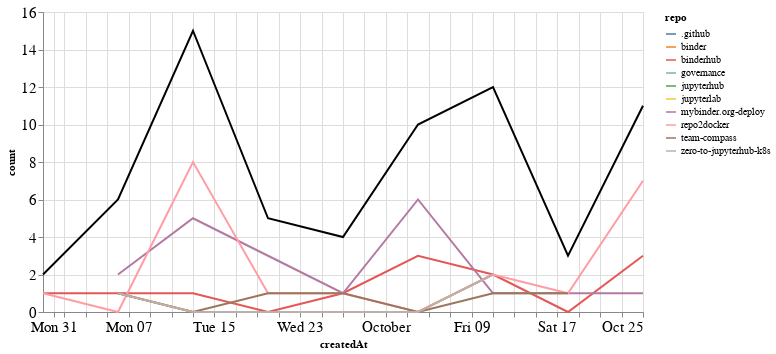

The notebook cell this image was saved under:
### Markdown cell above
## Comments

### Code cell
comments_time = comments.groupby('repo').resample('W', on='createdAt').count()['author'].reset_index()
comments_time = comments_time.rename(columns={'author': 'count'})
comments_time_total = comments_time.groupby('createdAt').agg({"count": "sum"}).reset_index()
ch1 = alt.Chart(comments_time, width=600).mark_line().encode(
    x='createdAt',
    y='count',
    color='repo',
    tooltip="repo"
)

ch2 = alt.Chart(comments_time_total, width=600).mark_line(color="black").encode(
    x='createdAt',
    y='count',
)

ch1 + ch2

### Figure 1 — Vega-Lite specification as saved in the notebook (floating-point values rounded to 4 significant figures)
{"config": {"axisLeft": {"labelFontSize": 15}, "axisBottom": {"labelFontSize": 15}}, "layer": [{"data": {"name": "data-3870bd68a19c2ddc4c0746429599e0fe"}, "mark": "line", "encoding": {"color": {"type": "nominal", "field": "repo"}, "tooltip": {"type": "nominal", "field": "repo"}, "x": {"type": "temporal", "field": "createdAt"}, "y": {"type": "quantitative", "field": "count"}}, "width": 600}, {"data": {"name": "data-59a640d21453fc69680a15b8fe22767f"}, "mark": {"type": "line", "color": "black"}, "encoding": {"x": {"type": "temporal", "field": "createdAt"}, "y": {"type": "quantitative", "field": "count"}}, "width": 600}], "$schema": "https://vega.github.io/schema/vega-lite/v4.8.1.json", "datasets": {"data-3870bd68a19c2ddc4c0746429599e0fe": [{"repo": ".github", "createdAt": "2020-10-04T00:00:00", "count": 1}, {"repo": "binder", "createdAt": "2020-09-06T00:00:00", "count": 1}, {"repo": "binder", "createdAt": "2020-09-13T00:00:00", "count": 0}, {"repo": "binder", "createdAt": "2020-09-20T00:00:00", "count": 0}, {"repo": "binder", "createdAt": "2020-09-27T00:00:00", "count": 0}, {"repo": "binder", "createdAt": "2020-10-04T00:00:00", "count": 0}, {"repo": "binder", "createdAt": "2020-10-11T00:00:00", "count": 2}, {"repo": "binderhub", "createdAt": "2020-08-30T00:00:00", "count": 1}, {"repo": "binderhub", "createdAt": "2020-09-06T00:00:00", "count": 1}, {"repo": "binderhub", "createdAt": "2020-09-13T00:00:00", "count": 1}, {"repo": "binderhub", "createdAt": "2020-09-20T00:00:00", "count": 0}, {"repo": "binderhub", "createdAt": "2020-09-27T00:00:00", "count": 1}, {"repo": "binderhub", "createdAt": "2020-10-04T00:00:00", "count": 3}, {"repo": "binderhub", "createdAt": "2020-10-11T00:00:00", "count": 2}, {"repo": "binderhub", "createdAt": "2020-10-18T00:00:00", "count": 0}, {"repo": "binderhub", "createdAt": "2020-10-25T00:00:00", "count": 3}, {"repo": "governance", "createdAt": "2020-10-11T00:00:00", "count": 1}, {"repo": "jupyterhub", "createdAt": "2020-09-13T00:00:00", "count": 1}, {"repo": "jupyterlab", "createdAt": "2020-10-11T00:00:00", "count": 1}, {"repo": "mybinder.org-deploy", "createdAt": "2020-09-06T00:00:00", "count": 2}, {"repo": "mybinder.org-deploy", "createdAt": "2020-09-13T00:00:00", "count": 5}, {"repo": "mybinder.org-deploy", "createdAt": "2020-09-20T00:00:00", "count": 3}, {"repo": "mybinder.org-deploy", "createdAt": "2020-09-27T00:00:00", "count": 1}, {"repo": "mybinder.org-deploy", "createdAt": "2020-10-04T00:00:00", "count": 6}, {"repo": "mybinder.org-deploy", "createdAt": "2020-10-11T00:00:00", "count": 1}, {"repo": "mybinder.org-deploy", "createdAt": "2020-10-18T00:00:00", "count": 1}, {"repo": "mybinder.org-deploy", "createdAt": "2020-10-25T00:00:00", "count": 1}, {"repo": "repo2docker", "createdAt": "2020-08-30T00:00:00", "count": 1}, {"repo": "repo2docker", "createdAt": "2020-09-06T00:00:00", "count": 0}, {"repo": "repo2docker", "createdAt": "2020-09-13T00:00:00", "count": 8}, {"repo": "repo2docker", "createdAt": "2020-09-20T00:00:00", "count": 1}, {"repo": "repo2docker", "createdAt": "2020-09-27T00:00:00", "count": 1}, {"repo": "repo2docker", "createdAt": "2020-10-04T00:00:00", "count": 0}, {"repo": "repo2docker", "createdAt": "2020-10-11T00:00:00", "count": 2}, {"repo": "repo2docker", "createdAt": "2020-10-18T00:00:00", "count": 1}, {"repo": "repo2docker", "createdAt": "2020-10-25T00:00:00", "count": 7}, {"repo": "team-compass", "createdAt": "2020-09-06T00:00:00", "count": 1}, {"repo": "team-compass", "createdAt": "2020-09-13T00:00:00", "count": 0}, {"repo": "team-compass", "createdAt": "2020-09-20T00:00:00", "count": 1}, {"repo": "team-compass", "createdAt": "2020-09-27T00:00:00", "count": 1}, {"repo": "team-compass", "createdAt": "2020-10-04T00:00:00", "count": 0}, {"repo": "team-compass", "createdAt": "2020-10-11T00:00:00", "count": 1}, {"repo": "team-compass", "createdAt": "2020-10-18T00:00:00", "count": 1}, {"repo": "zero-to-jupyterhub-k8s", "createdAt": "2020-09-06T00:00:00", "count": 1}, {"repo": "zero-to-jupyterhub-k8s", "createdAt": "2020-09-13T00:00:00", "count": 0}, {"repo": "zero-to-jupyterhub-k8s", "createdAt": "2020-09-20T00:00:00", "count": 0}, {"repo": "zero-to-jupyterhub-k8s", "createdAt": "2020-09-27T00:00:00", "count": 0}, {"repo": "zero-to-jupyterhub-k8s", "createdAt": "2020-10-04T00:00:00", "count": 0}, {"repo": "zero-to-jupyterhub-k8s", "createdAt": "2020-10-11T00:00:00", "count": 2}], "data-59a640d21453fc69680a15b8fe22767f": [{"createdAt": "2020-08-30T00:00:00", "count": 2}, {"createdAt": "2020-09-06T00:00:00", "count": 6}, {"createdAt": "2020-09-13T00:00:00", "count": 15}, {"createdAt": "2020-09-20T00:00:00", "count": 5}, {"createdAt": "2020-09-27T00:00:00", "count": 4}, {"createdAt": "2020-10-04T00:00:00", "count": 10}, {"createdAt": "2020-10-11T00:00:00", "count": 12}, {"createdAt": "2020-10-18T00:00:00", "count": 3}, {"createdAt": "2020-10-25T00:00:00", "count": 11}]}}
